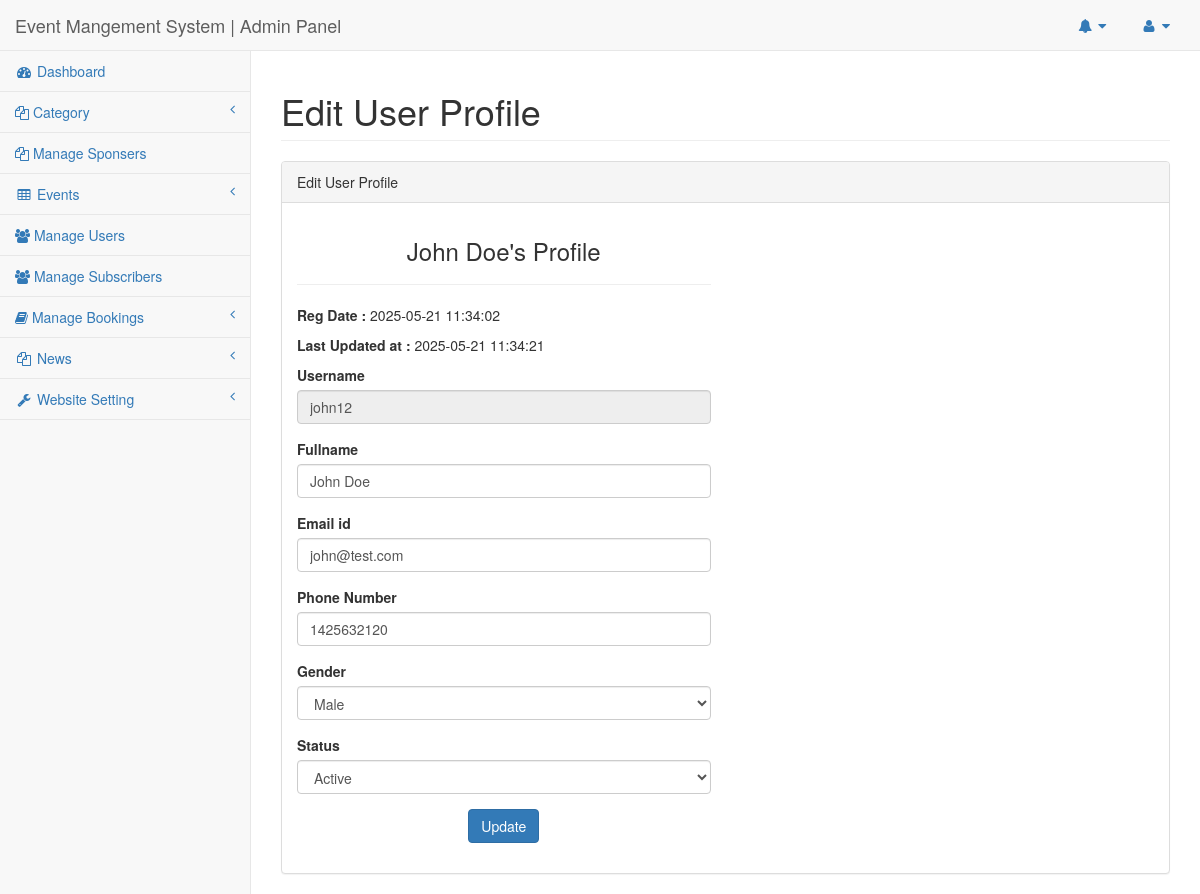
Page /admin/edit-user.php?uid=1 (signed in) on the committed database.
### tables this page shows
CREATE TABLE `tblusers` (
  `Userid` int(11) NOT NULL,
  `FullName` varchar(255) DEFAULT NULL,
  `UserName` varchar(200) DEFAULT NULL,
  `Emailid` varchar(255) DEFAULT NULL,
  `PhoneNumber` bigint(12) DEFAULT NULL,
  `UserGender` varchar(100) DEFAULT NULL,
  `UserPassword` varchar(255) DEFAULT NULL,
  `RegDate` timestamp NULL DEFAULT current_timestamp(),
  `LastUpdationDate` timestamp NULL DEFAULT NULL ON UPDATE current_timestamp(),
  `IsActive` int(1) DEFAULT NULL
);

### admin/edit-user.php (the view, shortened to what this page needs)
<?php
include('includes/config.php');
if(strlen($_SESSION['adminsession'])==0)
{
header('location:logout.php');
}
else{
?>
<!DOCTYPE html>
<html lang="en">
<head>
    <link href="../vendor/bootstrap/css/bootstrap.min.css" rel="stylesheet">
    <link href="../vendor/metisMenu/metisMenu.min.css" rel="stylesheet">
    <link href="../dist/css/sb-admin-2.css" rel="stylesheet">
    <link href="../vendor/font-awesome/css/font-awesome.min.css" rel="stylesheet" type="text/css">
</head>
<body>
<div id="wrapper">
<nav class="navbar navbar-default navbar-static-top" role="navigation" style="margin-bottom: 0">
<?php include_once('includes/header.php');?>
<?php include_once('includes/leftbar.php');?>
</nav>
        <div id="page-wrapper">
            <div class="row">
                <div class="col-lg-12">
                    <h1 class="page-header"> Edit User Profile</h1>
                </div>
            </div>
            <div class="row">
                <div class="col-lg-12">
                    <div class="panel panel-default">
                        <div class="panel-heading">
                           Edit User Profile
                        </div>
                        <div class="panel-body">
                            <div class="row">
                                <div class="col-lg-6">
<form role="form" method="post" onSubmit="return valid();" name="chngpwd">
<?php
$usrid=intval($_GET['uid']);
$sql = "SELECT Userid,FullName,UserName,Emailid,PhoneNumber,UserGender,IsActive,RegDate,LastUpdationDate,UserGender from tblusers where Userid=:usrid";
$query = $dbh -> prepare($sql);
$query->bindParam(':usrid',$usrid,PDO::PARAM_STR);
$query->execute();
$results=$query->fetchAll(PDO::FETCH_OBJ);
if($query->rowCount() > 0)
{
foreach($results as $row)
{
    ?>
<h3 align="center"><?php echo htmlentities($row->FullName);?>'s Profile</h3>
<hr />
<p><strong>Reg Date : </strong><?php echo htmlentities($row->RegDate);?></p>
<?php if($row->LastUpdationDate!=""){?>
<p><strong>Last Updated at : </strong><?php echo htmlentities($row->LastUpdationDate);?></p>
<?php } ?>
<div class="form-group">
<label>Username</label>
<input class="form-control" type="text" name="username" value="<?php echo htmlentities($row->UserName);?>" readonly>
</div>
<div class="form-group">
<label>Fullname</label>
<input class="form-control" type="text" name="name" value="<?php echo htmlentities($row->FullName);?>" required>
</div>
<div class="form-group">
<label>Email id</label>
<input class="form-control" type="email" name="email" value="<?php echo htmlentities($row->Emailid);?>" required>
</div>
<div class="form-group">
<label>Phone Number</label>
<input class="form-control" type="test" name="phonenumber" pattern="[0-9]{10}" title="10 numeric characters only" value="<?php echo htmlentities($row->PhoneNumber);?>" required>
</div>
<div class="form-group">
<label>Gender</label>
<select class="form-control" name="gender" required="true">
<option value="<?php echo htmlentities($row->UserGender);?>"><?php echo htmlentities($row->UserGender);?></option>
</select>
</div>
<div class="form-group">
<label>Status</label>
<select class="form-control" name="status" required >
<?php
$status=$row->IsActive;
if($status==1):
?>
<option value="1">Active</option>
<?php else: ?>
 <option value="0">Blocked</option>
      <option value="1">Active</option>
<?php endif; ?>
</select>
</div>
<?php }} ?>
<div class="form-group" align="center">
<button type="submit" class="btn btn-primary" name="update">Update</button>
 </div>                                   </form>
                                </div>
                            </div>
                        </div>
                    </div>
                </div>
            </div>
        </div>
    </div>
</body>
</html>
<?php } ?>

### rows in the picture
tblusers: FullName "John Doe", RegDate "2025-05-21 11:34:02", LastUpdationDate "2025-05-21 11:34:21", username "john12", name "John Doe", email "john@test.com", phonenumber "1425632120", gender "Male", status "Active"
